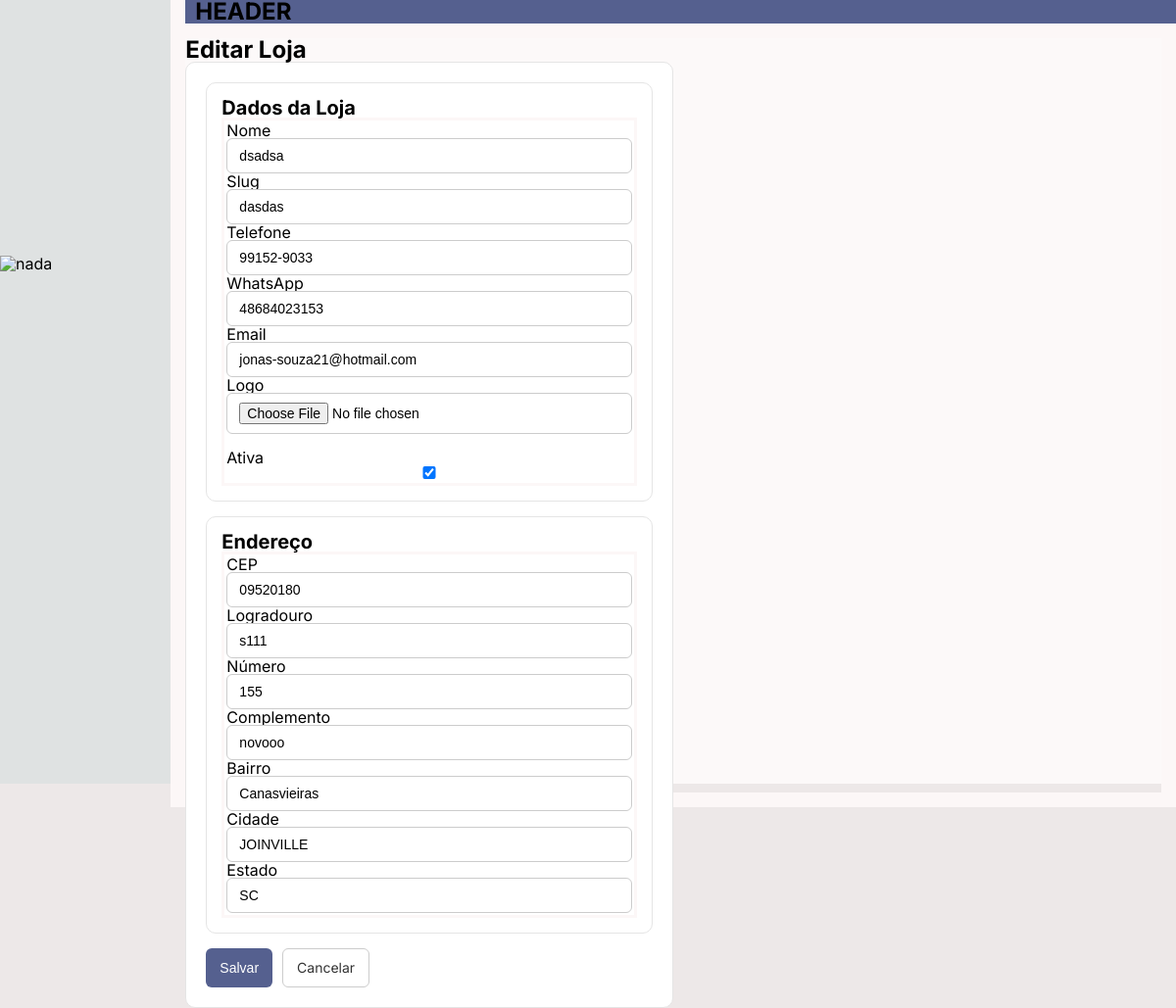
The page /lojas/1/editar/ on the database as committed earlier.
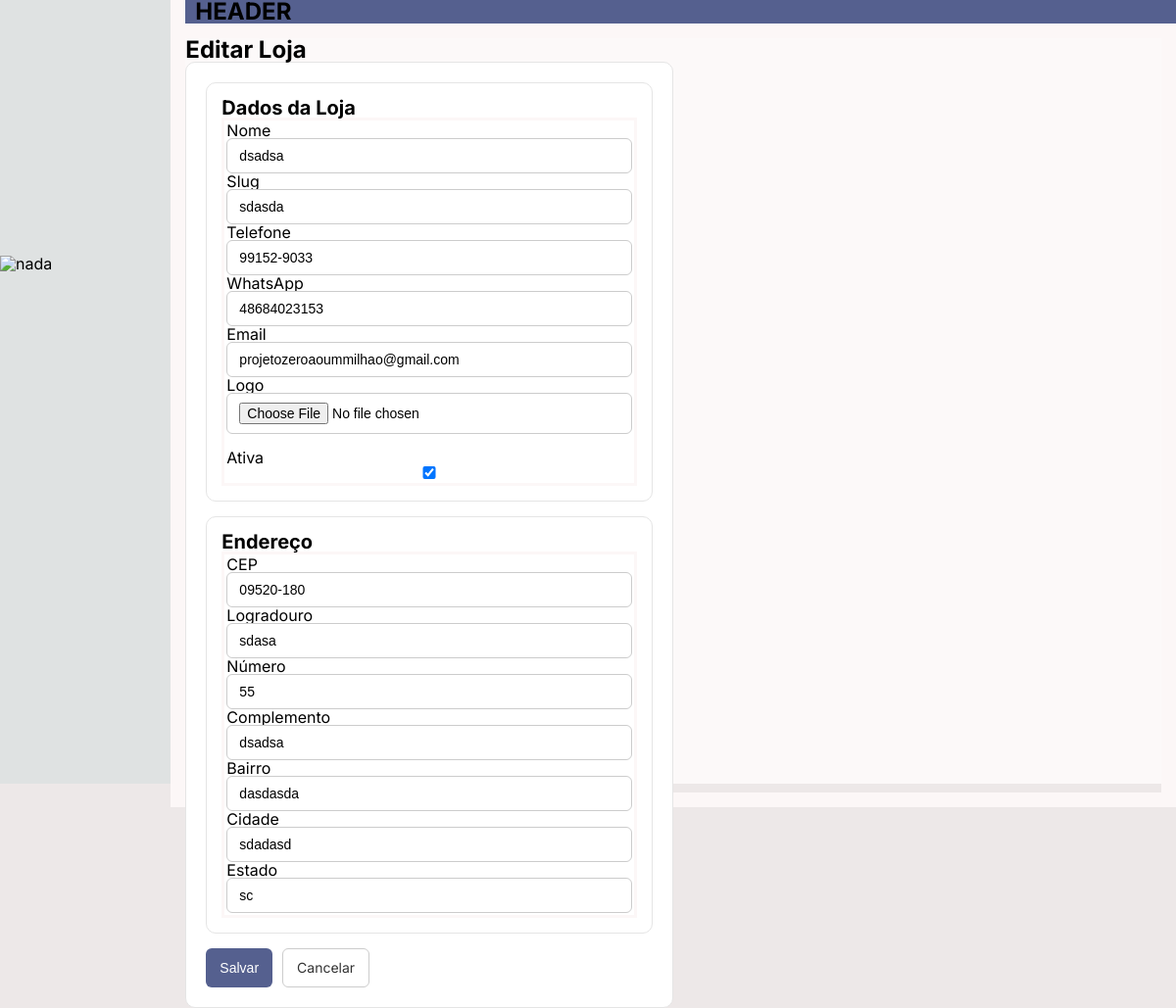
The same page on the database as committed later.
### Lojas/models.py (models this page shows, shortened)
class Loja(models.Model):
    nome = models.CharField(
        max_length=150,
        verbose_name="Nome"
    )
    slug = models.SlugField(
        unique=True,
        verbose_name="Slug"
    )
    logo = models.ImageField(
        upload_to="lojas/logos/",
        blank=True,
        null=True,
        verbose_name="Logo"
    )
    telefone = models.CharField(
        max_length=20,
        blank=True
    )
    whatsapp = models.CharField(
        max_length=20,
        blank=True
    )
    email = models.EmailField(
        blank=True
    )
    endereco = models.OneToOneField(
        Endereco,
        on_delete=models.CASCADE,
        related_name="loja",null=True
    )
    ativa = models.BooleanField(
        default=True
    )
    criado_em = models.DateTimeField(
        auto_now_add=True
    )
    atualizado_em = models.DateTimeField(
        auto_now=True
    )
    class Meta:
        ordering = ["nome"]
        verbose_name = "Loja"
        verbose_name_plural = "Lojas"

class Endereco(models.Model):
    cep = models.CharField(max_length=9)
    logradouro = models.CharField(max_length=150)
    numero = models.CharField(max_length=20)
    complemento = models.CharField(
        max_length=100,
        blank=True
    )
    bairro = models.CharField(max_length=100)
    cidade = models.CharField(max_length=100)
    estado = models.CharField(max_length=2)
    class Meta:
        verbose_name = "Endereço"
        verbose_name_plural = "Endereços"

### Lojas/views/Lojas/index.py (the view)
# urls.py: path("<int:pk>/editar/", views.editar_loja, name="editar"),
def editar_loja(request, pk):
    loja = get_object_or_404(Loja, pk=pk)
    if request.method == "POST":
        form = LojaForm(request.POST, request.FILES, instance=loja)
        endereco_form = EnderecoForm(
            request.POST,
            instance=loja.endereco
        )
        if form.is_valid() and endereco_form.is_valid():
            endereco_form.save()
            form.save()
            return redirect("lojas:lista")
    else:
        form = LojaForm(instance=loja)
        endereco_form = EnderecoForm(instance=loja.endereco)
    context = {
        "form": form,
        "endereco_form": endereco_form,
        "object": loja,   # mantém compatibilidade com seu template
    }
    return render(request, "lojas/new_shop.html", context)

### Lojas/forms.py (shortened to what this page needs)
class LojaForm(forms.ModelForm):
    class Meta:
        model = Loja
        fields = [
            "nome",
            "slug",
            "logo",
            "telefone",
            "whatsapp",
            "email",
            "ativa",
        ]
        widgets = {
            "nome": forms.TextInput(attrs={
                "class": "form-control",
                "placeholder": "Nome da loja"
            }),
            "slug": forms.TextInput(attrs={
                "class": "form-control",
                "placeholder": "url-da-loja"
            }),
            "telefone": forms.TextInput(attrs={
                "class": "form-control"
            }),
            "whatsapp": forms.TextInput(attrs={
                "class": "form-control"
            }),
            "email": forms.EmailInput(attrs={
                "class": "form-control"
            }),
            "ativa": forms.CheckboxInput(),
        }

### Interface/context_processors.py (called while the page is built, shortened)
def menu_items(request):
    user = request.user
    menus = MenuItem.objects.prefetch_related('subitens')
    if not user.is_authenticated:
        for menu in menus:
            menu.subitens_permitidos = []
        return {'menus': menus}

### Lojas/templates/Lojas/new_shop.html (shortened to what this page needs)
{% extends "templates/base.html" %}
{% load static %}
{% block content %}
<div class="container mt-4">
    <h2>
        {% if object %}
            Editar Loja
        {% else %}
            Nova Loja
        {% endif %}
    </h2>
    <form method="POST" enctype="multipart/form-data">
        <div class="card mt-3">
            <div class="card-header">
                <strong>Dados da Loja</strong>
            </div>
            <div class="card-body">
                <div class="row">
                    <div class="col-md-6">
                        <label>Nome</label>
                        {{ form.nome }}
                    </div>
                    <div class="col-md-6">
                        <label>Slug</label>
                        {{ form.slug }}
                    </div>
                    <div class="col-md-6 mt-2">
                        <label>Telefone</label>
                        {{ form.telefone }}
                    </div>
                    <div class="col-md-6 mt-2">
                        <label>WhatsApp</label>
                        {{ form.whatsapp }}
                    </div>
                    <div class="col-md-6 mt-2">
                        <label>Email</label>
                        {{ form.email }}
                    </div>
                    <div class="col-md-6 mt-2">
                        <label>Logo</label>
                        {{ form.logo }}
                    </div>
                    <br>
                    <div class="col-md-12 mt-3">
                        <label>
                            Ativa
                            {{ form.ativa }}
                        </label>
                    </div>
                </div>
            </div>
        </div>
        <div class="card mt-4">
            <div class="card-header">
                <strong>Endereço</strong>
            </div>
            <div class="card-body">
                <div class="row">
                    <div class="col-md-4">
                        <label>CEP</label>
                        {{ endereco_form.cep }}
                    </div>
                    <div class="col-md-8">
                        <label>Logradouro</label>
                        {{ endereco_form.logradouro }}
                    </div>
                    <div class="col-md-3 mt-2">
                        <label>Número</label>
                        {{ endereco_form.numero }}
                    </div>
                    <div class="col-md-9 mt-2">
                        <label>Complemento</label>
                        {{ endereco_form.complemento }}
                    </div>
                    <div class="col-md-4 mt-2">
                        <label>Bairro</label>
                        {{ endereco_form.bairro }}
                    </div>
                    <div class="col-md-4 mt-2">
                        <label>Cidade</label>
                        {{ endereco_form.cidade }}
                    </div>
                    <div class="col-md-4 mt-2">
                        <label>Estado</label>
                        {{ endereco_form.estado }}
                    </div>
                </div>
            </div>
        </div>
        <div class="flex-buttons">
            <button type="submit" class="btn btn-success">
                Salvar
            </button>
            <a href="{% url 'lojas:lista' %}" class="btn btn-secondary btn-cancel">
                Cancelar
            </a>
        </div>
    </form>
</div>
{% endblock %}

Rows that differ between the two databases and show on the page:
changed Loja "dsadsa": slug "dasdas" → "sdasda"; email "jonas-souza21@hotmail.com" → "projetozeroaoummilhao@gmail.com"
changed Endereco: cep "09520180" → "09520-180"; logradouro "s111" → "sdasa"; numero "155" → "55"; complemento "novooo" → "dsadsa"; bairro "Canasvieiras" → "dasdasda"; cidade "JOINVILLE" → "sdadasd"; estado "SC" → "sc"
